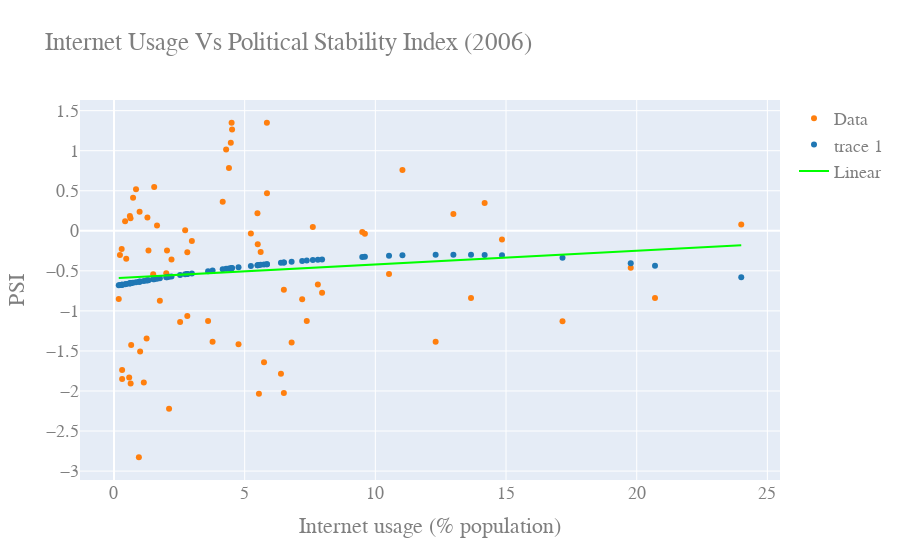

The notebook cell this image was saved under:
### Code cell
slopePSI06, interceptPSI06, r_valuePSI06, p_valuePSI06, std_errPSI06 = stats.linregress(IU06,PSI06)
linePSI06 = slopePSI06*IU06+interceptPSI06


#use 3rd order due to up curve at IU-0
#p1 = np.polyfit(IU06,PSI06,3)

p6 = np.polyfit(IU06,PSI06,2)

yfit6 = p6[0]*IU06**2+p6[1]*IU06**1+p6[2]



yresid6 = PSI06 - yfit6

SSresid6 = sum(pow(yresid6,2))

SStotal6 = len(PSI06)*statistics.variance(PSI06)

rsq6 = 1 - SSresid6/SStotal6


y6resid = PSI06 - linePSI06


SS6resid = sum(pow(y6resid,2))

SS6total = len(PSI06)*statistics.variance(PSI06)

rsq_6 = 1 - SS6resid/SS6total

print("R^2 value for linear fit: " +str(rsq_6))
#print("Model Coefficients: "+str(slopePSI06)+" , "+str(interceptPSI06))
print("Model Coefficients: ["+str(slopePSI06)+","+str(interceptPSI06)+"]")
print("Correlation coefficient: "+str(np.corrcoef(IU06,PSI06)[0][1]))


print("R^2 value for fit: " +str(rsq6))
#print("Model Coefficients: ["+str(slopePSI06)+" , "+str(interceptPSI06)+"]")
print("Model Coefficients: "+str(p6))
print("Correlation coefficient: "+str(np.corrcoef(IU06,PSI06)[0][1]))





figPSI06 = go.Figure()

figPSI06.add_trace(go.Scatter(
    x= IU06,
    y= PSI06,
    mode='markers',      # this sets its legend entry
    marker=go.Marker(color='rgb(255, 127, 14)'),
    name="Data",
    text=Country_Name,
    textposition="top center"
))

figPSI06.add_trace(go.Scatter(
    x=IU06,
    #y=linePSI06,
    y=np.polyval(p6,IU06),
    mode='markers',
    marker=go.Marker(color='rgb(31, 119, 180)'),
    #name="y=" +str(1.02449924)+"x^2-"+str(34.18513794)+"x"+str(273.79980863)
))

figPSI06.add_trace(go.Scatter(
    x=IU06,
    y=linePSI06,
    #y=np.polyval(p1,IU06),
    mode='lines',
    marker=go.Marker(color='rgb(0, 255, 0)'),
    name="Linear"
))

figPSI06.update_layout(
    title="Internet Usage Vs Political Stability Index (2006)",
    xaxis_title="Internet usage (% population)",
    yaxis_title="PSI",
    font=dict(
        family="Courier New, monospace",
        size=18,
        color="#7f7f7f"
    )
)

figPSI06.show()

### Figure 1 — Plotly figure (JSON) as saved in the notebook; plotly's stock layout.template omitted (floating-point values rounded to 4 significant figures)
{"data": [{"marker": {"color": "rgb(255, 127, 14)"}, "mode": "markers", "name": "Data", "text": ["Algeria", "Angola", "Bangladesh", "Belize", "Benin", "Bhutan", "Botswana", "Burkina Faso", "Burundi", "Cambodia", "Cameroon", "Central African Republic", "Chad", "China", "Dominican Republic", "Ecuador", "Egypt", "El Salvador", "Equatorial Guinea", "Ethiopia", "Gabon", "Gambia", "Ghana", "Guatemala", "Guinea", "Haiti", "Honduras", "India", "Indonesia", "Iraq", "Kenya", "Kyrgyzstan", "Lesotho", "Madagascar", "Malawi", "Mali", "Mauritania", "Morocco", "Mozambique", "Myanmar", "Namibia", "Nepal", "Nicaragua", "Niger", "Nigeria", "Pakistan", "Papua New Guinea", "Paraguay", "Peru", "Philippines", "Senegal", "Sierra Leone", "South Africa", "Sudan", "Suriname", "Tajikistan", "Thailand", "Togo", "Tunisia", "Uganda", "Uzbekistan", "Yemen", "Zambia", "Zimbabwe"], "textposition": "top center", "type": "scatter", "x": [2.107, 7.376, 1.5, 1, 24, 1.538, 4.518, 4.29, 0.6327, 0.6576, 0.4684, 2.029, 0.3112, 0.581, 10.52, 2.2, 14.84, 7.2, 13.66, 5.5, 1.279, 0.3106, 9.6, 5.489, 5.238, 2.723, 6.5, 0.6375, 6.796, 7.8, 2.805, 4.765, 0.9523, 3.6, 4.5, 12.31, 2.98, 0.6076, 0.4251, 11.04, 0.7296, 0.9797, 19.77, 0.843, 0.182, 4.399, 1.141, 2.806, 0.294, 5.545, 6.5, 1.754, 7.962, 20.7, 5.741, 4.469, 14.18, 5.612, 0.2277, 1.646, 7.607, 9.5, 3.772, 17.16, 2, 5.854, 12.99, 1.32, 2.529, 6.388, 5.851, 1.248, 4.16], "y": [-2.221, -1.126, -0.542, -1.505, 0.07958, 0.547, 1.263, 1.016, 0.1562, -1.427, -0.3477, -0.2453, -1.852, -1.832, -0.5398, -0.3598, -0.1085, -0.854, -0.8388, -0.167, 0.1656, -1.739, -0.03817, 0.2201, -0.03433, 0.008032, -0.7358, -1.907, -1.394, -0.6696, -1.064, -1.417, -2.827, -1.125, 1.349, -1.386, -0.1259, 0.1835, 0.1193, 0.758, 0.4135, 0.2386, -0.4612, 0.5195, -0.8525, 0.783, -1.894, -0.2676, -0.2275, -2.034, -2.026, -0.8725, -0.7747, -0.8405, -1.64, 1.098, 0.3461, -0.2641, -0.3022, 0.06742, 0.0482, -0.01553, -1.387, -1.13, -0.529, 0.4685, 0.2107, -0.2467, -1.14, -1.785, 1.349, -1.346, 0.3625]}, {"marker": {"color": "rgb(31, 119, 180)"}, "mode": "markers", "type": "scatter", "x": [2.107, 7.376, 1.5, 1, 24, 1.538, 4.518, 4.29, 0.6327, 0.6576, 0.4684, 2.029, 0.3112, 0.581, 10.52, 2.2, 14.84, 7.2, 13.66, 5.5, 1.279, 0.3106, 9.6, 5.489, 5.238, 2.723, 6.5, 0.6375, 6.796, 7.8, 2.805, 4.765, 0.9523, 3.6, 4.5, 12.31, 2.98, 0.6076, 0.4251, 11.04, 0.7296, 0.9797, 19.77, 0.843, 0.182, 4.399, 1.141, 2.806, 0.294, 5.545, 6.5, 1.754, 7.962, 20.7, 5.741, 4.469, 14.18, 5.612, 0.2277, 1.646, 7.607, 9.5, 3.772, 17.16, 2, 5.854, 12.99, 1.32, 2.529, 6.388, 5.851, 1.248, 4.16], "y": [-0.5744, -0.3716, -0.6061, -0.6335, -0.5787, -0.6041, -0.4656, -0.4747, -0.6544, -0.6529, -0.6639, -0.5784, -0.6731, -0.6573, -0.312, -0.5698, -0.3055, -0.3763, -0.2986, -0.429, -0.6181, -0.6732, -0.3247, -0.4294, -0.4383, -0.5441, -0.3963, -0.6541, -0.3876, -0.3609, -0.5401, -0.456, -0.6362, -0.5038, -0.4663, -0.2988, -0.5319, -0.6558, -0.6664, -0.3067, -0.6488, -0.6346, -0.404, -0.6423, -0.6808, -0.4703, -0.6256, -0.5401, -0.6742, -0.4274, -0.3963, -0.5926, -0.357, -0.4352, -0.4207, -0.4675, -0.3008, -0.4251, -0.6781, -0.5983, -0.3656, -0.3263, -0.4964, -0.3377, -0.5799, -0.4169, -0.2976, -0.6159, -0.5534, -0.3998, -0.417, -0.6198, -0.48]}, {"marker": {"color": "rgb(0, 255, 0)"}, "mode": "lines", "name": "Linear", "type": "scatter", "x": [2.107, 7.376, 1.5, 1, 24, 1.538, 4.518, 4.29, 0.6327, 0.6576, 0.4684, 2.029, 0.3112, 0.581, 10.52, 2.2, 14.84, 7.2, 13.66, 5.5, 1.279, 0.3106, 9.6, 5.489, 5.238, 2.723, 6.5, 0.6375, 6.796, 7.8, 2.805, 4.765, 0.9523, 3.6, 4.5, 12.31, 2.98, 0.6076, 0.4251, 11.04, 0.7296, 0.9797, 19.77, 0.843, 0.182, 4.399, 1.141, 2.806, 0.294, 5.545, 6.5, 1.754, 7.962, 20.7, 5.741, 4.469, 14.18, 5.612, 0.2277, 1.646, 7.607, 9.5, 3.772, 17.16, 2, 5.854, 12.99, 1.32, 2.529, 6.388, 5.851, 1.248, 4.16], "y": [-0.5563, -0.4656, -0.5667, -0.5753, -0.1795, -0.5661, -0.5148, -0.5187, -0.5816, -0.5812, -0.5845, -0.5576, -0.5872, -0.5825, -0.4114, -0.5547, -0.3371, -0.4686, -0.3574, -0.4979, -0.5705, -0.5872, -0.4273, -0.4981, -0.5024, -0.5457, -0.4807, -0.5816, -0.4756, -0.4583, -0.5442, -0.5105, -0.5761, -0.5306, -0.5151, -0.3807, -0.5412, -0.5821, -0.5852, -0.4026, -0.58, -0.5757, -0.2523, -0.578, -0.5894, -0.5168, -0.5729, -0.5442, -0.5875, -0.4971, -0.4807, -0.5623, -0.4555, -0.2363, -0.4937, -0.5156, -0.3485, -0.496, -0.5886, -0.5642, -0.4616, -0.429, -0.5276, -0.2972, -0.5581, -0.4918, -0.369, -0.5698, -0.549, -0.4826, -0.4918, -0.5711, -0.5209]}], "layout": {"font": {"color": "#7f7f7f", "family": "Courier New, monospace", "size": 18}, "title": {"text": "Internet Usage Vs Political Stability Index (2006)"}, "xaxis": {"title": {"text": "Internet usage (% population)"}}, "yaxis": {"title": {"text": "PSI"}}}}
